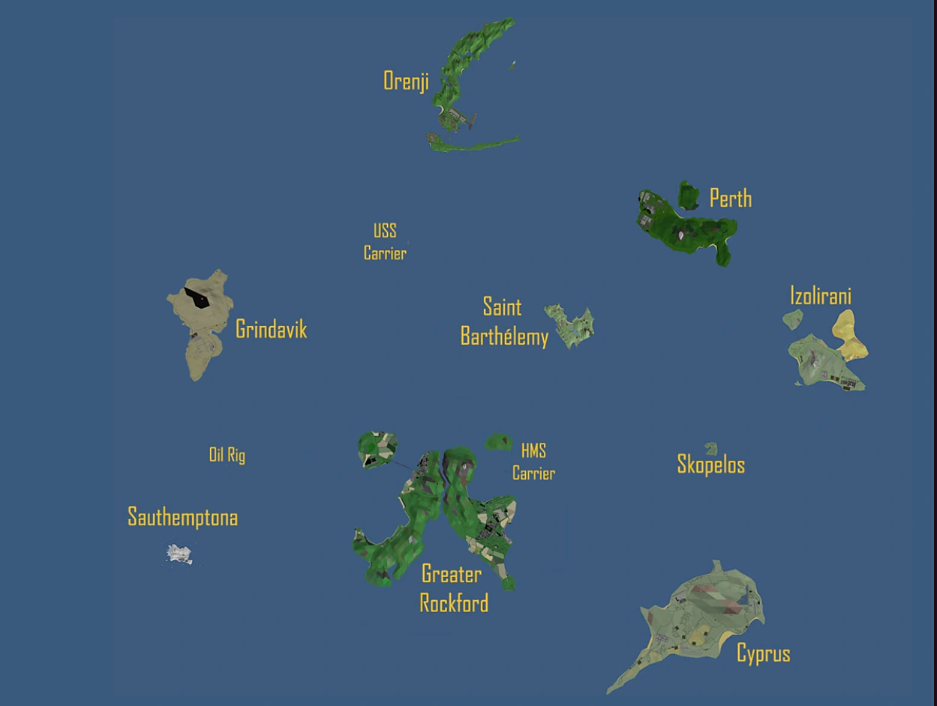
#> input picture src/reference_map.png, 1874 x 1412 px (shown at 1/2 size); its folder holds only this picture in this run
$ python -i marker_finder.py   (imports and definitions only)
#> lines starting #> are read from the running program, lines starting #| are printed output that depends on the picture
"""
Finds your player marker's pixel position within a captured minimap frame.

Default approach: color-based blob detection — looks for pixels close to
MARKER_COLOR_RGB and returns the centroid of the largest matching blob.
This works well if your marker is a distinct, mostly-solid color that
nothing else on the minimap shares.

If that's not reliable (marker blends with map colors, or varies), switch
to template matching instead: crop a clean image of just the marker icon,
save it as a .png, and use cv2.matchTemplate — ask me to swap this in if
color matching isn't working well for you.
"""

import cv2
import numpy as np

import app_config as config


def _best_blob(frame_bgr, mask):
    """
    The marker among the blobs in `mask`: small and compact (the marker is a little arrow, land is big and sprawling)
    and the most "marker-coloured" of those: a light yellow-green has high red AND green with low blue, unlike grass
    (low red) and fields or roads (more blue). Returns its centroid, or None.
    """
    f = frame_bgr.astype(np.int16)
    v = np.minimum(f[:, :, 2], f[:, :, 1]) - f[:, :, 0]  # min(R, G) - B
    count, labels, stats, cents = cv2.connectedComponentsWithStats(mask.astype(np.uint8), 8)
    max_area = frame_bgr.shape[0] * frame_bgr.shape[1] * 0.02
    min_area = max(3, getattr(config, "MARKER_MIN_PIXEL_AREA", 4) - 1)
    best, best_v = None, 0.0
    for i in range(1, count):
        x, y, w, h, area = stats[i]
        if area < min_area or area > max_area or max(w, h) > 3 * max(1, min(w, h)):
            continue
        mean_v = float(v[labels == i].mean())
        if mean_v > best_v:
            best, best_v = (float(cents[i][0]), float(cents[i][1])), mean_v
    return best


def _exact_colour(frame_bgr):
    """Mask: pixels near MARKER_COLOR_RGB (per-channel tolerance)."""
    r, g, b = config.MARKER_COLOR_RGB
    tol = config.MARKER_COLOR_TOLERANCE
    lower = np.array([max(0, b - tol), max(0, g - tol), max(0, r - tol)])
    upper = np.array([min(255, b + tol), min(255, g + tol), min(255, r + tol)])
    return cv2.inRange(frame_bgr, lower, upper) > 0


def _bright_green_blob(frame_bgr):
    """Mask, for when the exact colour misses when the exact colour misses (screens, colour profiles and JPEG all shift it): bright, saturated
    yellow-green."""
    hsv = cv2.cvtColor(frame_bgr, cv2.COLOR_BGR2HSV)
    h, s, v = hsv[:, :, 0], hsv[:, :, 1], hsv[:, :, 2]
    return (h >= 30) & (h <= 55) & (s >= 100) & (v >= 150)


def find_marker_pixel(frame_bgr):
    """
    frame_bgr: the captured minimap image (BGR, as returned by mss/cv2).
    Returns (px, py) of the marker's centroid, or None if not found.
    """
    # candidates from both the configured colour and the looser hue/brightness test; the scoring picks the marker
    return _best_blob(frame_bgr, _exact_colour(frame_bgr) | _bright_green_blob(frame_bgr))

>>> import cv2
>>> picture = cv2.imread('reference_map.png', cv2.IMREAD_GRAYSCALE)
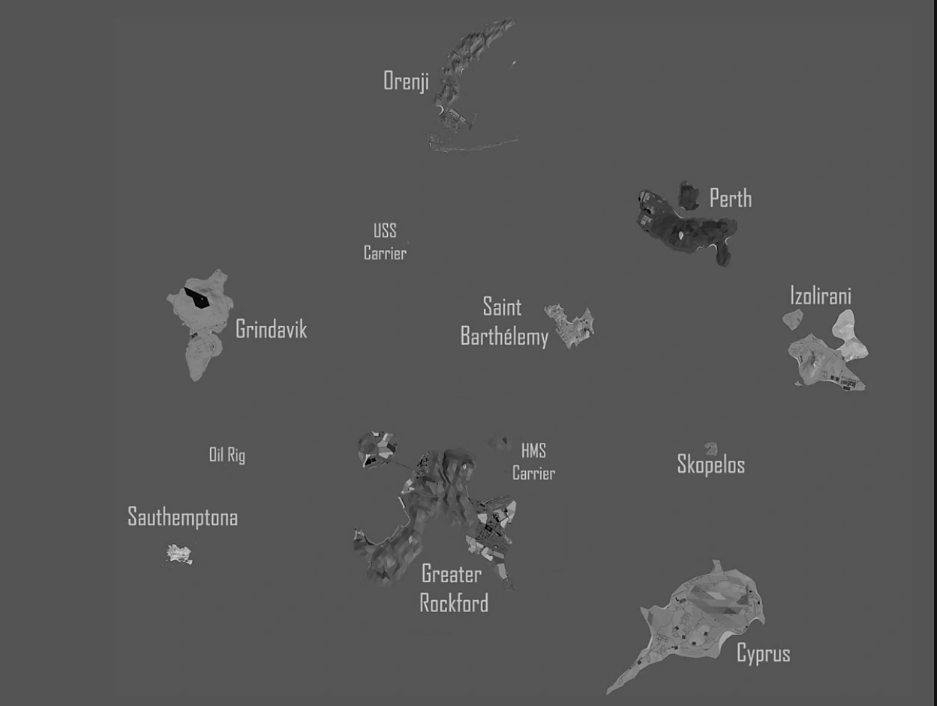
#> picture: shape (1412, 1874) (shown at 1/2 size); min 0, max 231, mean 87
#> (the run stopped early here; a loop or call above may not have finished)
